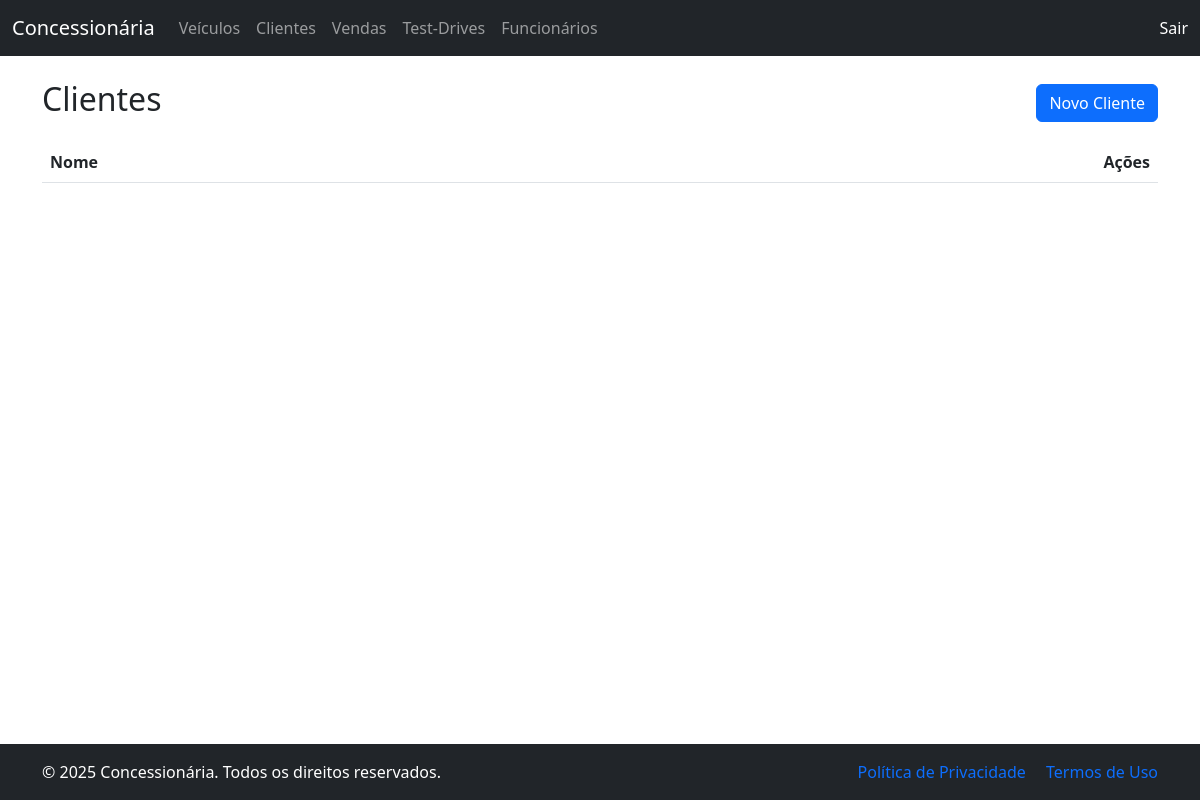
/clientes/, run on an earlier commit of the app's database.
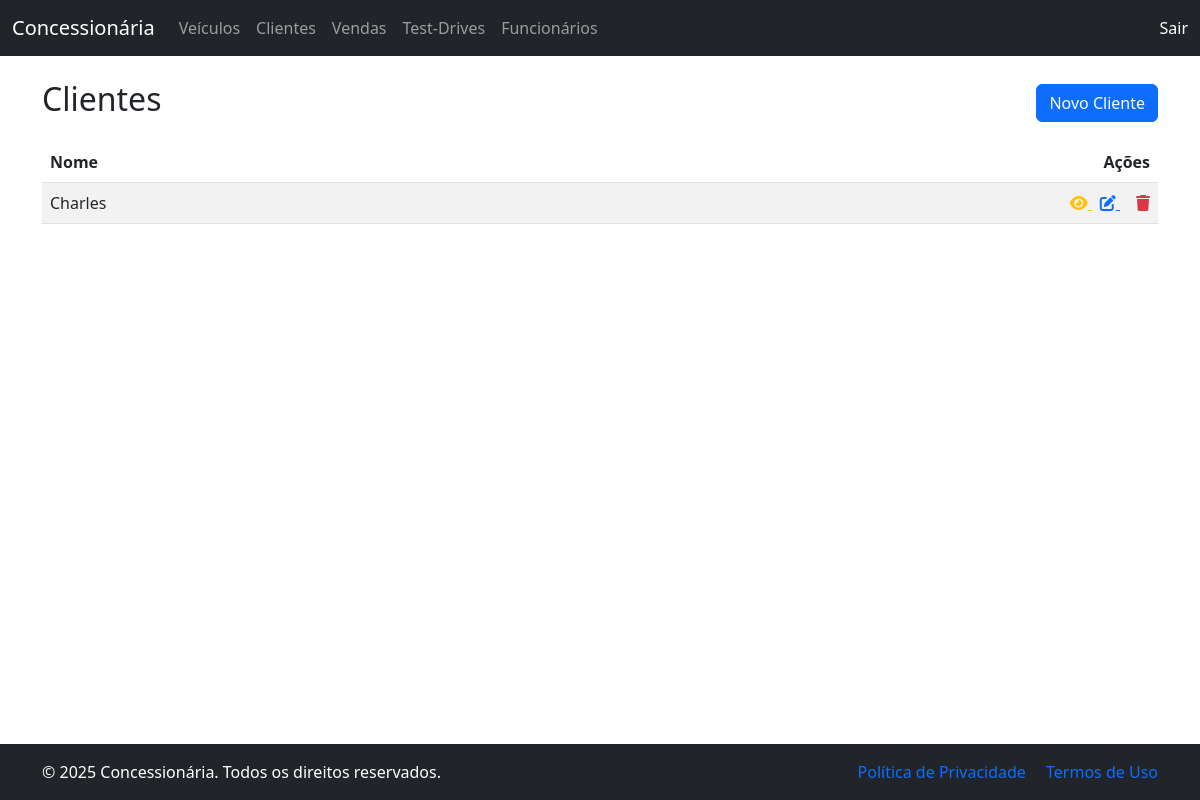
And on a later commit of the database.
### clientes/models.py (models this page shows, shortened)
class Cliente(models.Model):
    nome = models.CharField(max_length=100)
    CPF = models.CharField(max_length=14, unique=True)
    contato = models.CharField(max_length=100)

### clientes/views.py (the view)
# urls.py: path('', views.lista_clientes, name='listar_clientes'),
def lista_clientes(request):
    return render(request, 'clientes/clientes_lista.html', {'clientes': Cliente.objects.all()})

### templates/clientes/clientes_lista.html
{% extends 'base.html' %}
{% block content %}
<div class="d-flex justify-content-between align-items-center mb-3">
    <h2>Clientes</h2>
    <a href="/clientes/novo/" class="btn btn-primary">Novo Cliente</a>
</div>
<table class="table table-striped">
    <thead>
        <tr>
            <th>Nome</th>
            <th class="text-end">Ações</th>
        </tr>
    </thead>
    <tbody>
        {% for cliente in clientes %}
        <tr>
            <td>{{ cliente.nome }}</td>
            <td class="text-end">
                <div>
                    <a href="{% url 'detalhar_cliente' cliente.id %}" class="text-warning me-2">
                        <i class="fas fa-eye"></i>
                    </a>
                    <a href="{% url 'editar_cliente' cliente.id %}" class="text-primary me-3">
                        <i class="fas fa-edit"></i>
                    </a>
                    <a href="{% url 'deletar_cliente' cliente.id %}" class="text-danger"
                        onclick="return confirm('Tem certeza que deseja excluir este cliente?')">
                     <i class="fas fa-trash"></i>
                    </a>
                </div>
            </td>
        </tr>
        {% endfor %}
    </tbody>
</table>
{% endblock %}

What changed in the data, as far as the page shows it:
added Cliente: nome "Charles"
